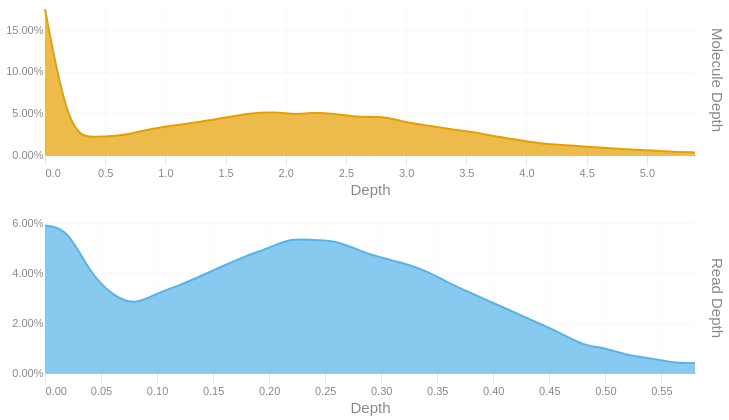

The cell this chart's notebook holds for it:
### Code cell
readdep = depth_hist(tb['Read Depth'], q99, 3)
readdep = readdep.with_columns(pl.lit('Read Depth').alias('Metric'))
if not SKIPLR:
    moldep = depth_hist(tb['Molecule Depth'], mol_q99, 1)
    moldep = moldep.with_columns(pl.lit('Molecule Depth').alias('Metric'))
    _hist = pl.concat([readdep, moldep])
    _hist = _hist.filter(pl.col('Proportion') != 0)
    with SafeRender(_hist):
        (
            alt.Chart(_hist)        
            .mark_area(interpolate = "basis")
            .encode(
                x=alt.X('Bin:Q').scale(domainMin=0).axis(alt.Axis(title='Depth')),
                y = alt.Y('Proportion:Q', title = None).axis(format = '.2%'),
                color = alt.Color('Metric:N').legend(None),
                row = alt.Row("Metric:N").header(title = None, labelOrient = 'right'),
                tooltip = [
                    alt.Tooltip("Metric:N", title = "Metric"),
                    alt.Tooltip('Interval:N', title = "Depth Interval"),
                    alt.Tooltip('Proportion:Q', title = "% Alignments").format('.2%')
                ]
            )
            .resolve_scale(x='independent', y='independent')
            .properties(
                height = 150, width = 650,
                usermeta={'embedOptions': {'downloadFileName': f'{samplename}.depth.hist'}}
            )
        ).display()
else:
    readdep = readdep.filter(pl.col('Proportion') != 0)
    with SafeRender(readdep):
        (
            alt.Chart(readdep)        
            .mark_area(interpolate = "basis")
            .encode(
                x=alt.X('Bin:Q').scale(domainMin=0).axis(alt.Axis(title='Depth')),
                y = alt.Y('Proportion:Q', title = None).axis(format = '.2%'),
                tooltip = [
                    alt.Tooltip('Interval:N', title = "Depth Interval"),
                    alt.Tooltip('Proportion:Q', title = "% Alignments").format('.2%')
                ]
            )
            .properties(
                usermeta={'embedOptions': {'downloadFileName': f'{samplename}.depth.hist'}}
            )
        ).display()

### Figure 1 — Vega-Lite specification as saved in the notebook (floating-point values rounded to 4 significant figures)
{"width": 650, "height": 150, "config": {"title": {"anchor": "start", "dy": -15, "fontSize": 18, "color": "#888888", "subtitleColor": "#888888", "subtitleFontSize": 14}, "arc": {"fill": "#0072B2"}, "axis": {"domainColor": "#888888", "domainWidth": 0.5, "gridWidth": 0.2, "grid": false, "titleFontWeight": 400, "titleFontSize": 15, "labelFontSize": 11, "labelColor": "#888888", "tickColor": "#888888", "tickWidth": 0.2, "titleColor": "#888888"}, "axisBand": {"grid": false}, "axisX": {"grid": true, "tickSize": 10, "domainCap": "round"}, "axisY": {"domain": false, "grid": true, "tickSize": 0, "domainCap": "round"}, "background": "transparent", "header": {"labelFontSize": 15, "labelColor": "#888888", "titleFontSize": 15, "titleFontWeight": 600, "titleColor": "#888888"}, "legend": {"labelFont": "sans-serif", "labelFontSize": 12, "labelColor": "#888888", "symbolSize": 100, "symbolType": "circle", "titleFontSize": 12, "titlePadding": 10, "titleColor": "#888888", "title": null}, "range": {"category": ["#E69F00", "#56B4E9", "#009E73", "#F0E442", "#0072B2", "#D55E00", "#CC79A7", "#000000"], "diverging": ["#cfe8f3", "#a2d4ec", "#73bfe2", "#46abdb", "#1696d2", "#12719e"]}, "area": {"fill": "#0072B2", "fillOpacity": 0.7, "line": true, "strokeOpacity": 0.7}, "line": {"color": "#0072B2", "stroke": "#0072B2", "strokeWidth": 2}, "trail": {"color": "#0072B2", "stroke": "#0072B2", "strokeWidth": 0, "size": 1}, "point": {"filled": true, "fillOpacity": 1.0, "size": 95}, "text": {"color": "#888888", "fontSize": 11, "align": "right", "fontWeight": 400, "size": 11}, "bar": {"fill": "#0072B2", "stroke": null}, "view": {"stroke": null, "continuousWidth": 660, "continuousHeight": 400}}, "data": {"name": "data-18694e99fd35037895ccd3278788f48b"}, "mark": {"type": "area", "interpolate": "basis"}, "encoding": {"color": {"field": "Metric", "legend": null, "type": "nominal"}, "row": {"field": "Metric", "header": {"title": null, "labelOrient": "right"}, "type": "nominal"}, "tooltip": [{"field": "Metric", "title": "Metric", "type": "nominal"}, {"field": "Interval", "title": "Depth Interval", "type": "nominal"}, {"field": "Proportion", "format": ".2%", "title": "% Alignments", "type": "quantitative"}], "x": {"axis": {"title": "Depth"}, "field": "Bin", "scale": {"domainMin": 0}, "type": "quantitative"}, "y": {"axis": {"format": ".2%"}, "field": "Proportion", "title": null, "type": "quantitative"}}, "resolve": {"scale": {"x": "independent", "y": "independent"}}, "usermeta": {"embedOptions": {"downloadFileName": "TF26LRJL0067_50B_L_10484332_23Y22YLT4_L7.depth.hist"}}, "$schema": "https://vega.github.io/schema/vega-lite/v6.4.1.json", "datasets": {"data-18694e99fd35037895ccd3278788f48b": [{"Bin": 0.0, "Interval": "0.0-0.02", "Proportion": 0.059, "Metric": "Read Depth"}, {"Bin": 0.02, "Interval": "0.02-0.04", "Proportion": 0.058, "Metric": "Read Depth"}, {"Bin": 0.04, "Interval": "0.04-0.06", "Proportion": 0.04, "Metric": "Read Depth"}, {"Bin": 0.06, "Interval": "0.06-0.08", "Proportion": 0.031, "Metric": "Read Depth"}, {"Bin": 0.08, "Interval": "0.08-0.1", "Proportion": 0.027, "Metric": "Read Depth"}, {"Bin": 0.1, "Interval": "0.1-0.12", "Proportion": 0.032, "Metric": "Read Depth"}, {"Bin": 0.12, "Interval": "0.12-0.14", "Proportion": 0.035, "Metric": "Read Depth"}, {"Bin": 0.14, "Interval": "0.14-0.16", "Proportion": 0.039, "Metric": "Read Depth"}, {"Bin": 0.16, "Interval": "0.16-0.18", "Proportion": 0.043, "Metric": "Read Depth"}, {"Bin": 0.18, "Interval": "0.18-0.2", "Proportion": 0.047, "Metric": "Read Depth"}, {"Bin": 0.2, "Interval": "0.2-0.22", "Proportion": 0.05, "Metric": "Read Depth"}, {"Bin": 0.22, "Interval": "0.22-0.24", "Proportion": 0.054, "Metric": "Read Depth"}, {"Bin": 0.24, "Interval": "0.24-0.26", "Proportion": 0.053, "Metric": "Read Depth"}, {"Bin": 0.26, "Interval": "0.26-0.28", "Proportion": 0.053, "Metric": "Read Depth"}, {"Bin": 0.28, "Interval": "0.28-0.3", "Proportion": 0.049, "Metric": "Read Depth"}, {"Bin": 0.3, "Interval": "0.3-0.32", "Proportion": 0.046, "Metric": "Read Depth"}, {"Bin": 0.32, "Interval": "0.32-0.34", "Proportion": 0.044, "Metric": "Read Depth"}, {"Bin": 0.34, "Interval": "0.34-0.36", "Proportion": 0.041, "Metric": "Read Depth"}, {"Bin": 0.36, "Interval": "0.36-0.38", "Proportion": 0.036, "Metric": "Read Depth"}, {"Bin": 0.38, "Interval": "0.38-0.4", "Proportion": 0.032, "Metric": "Read Depth"}, {"Bin": 0.4, "Interval": "0.4-0.42", "Proportion": 0.028, "Metric": "Read Depth"}, {"Bin": 0.42, "Interval": "0.42-0.44", "Proportion": 0.024, "Metric": "Read Depth"}, {"Bin": 0.44, "Interval": "0.44-0.46", "Proportion": 0.02, "Metric": "Read Depth"}, {"Bin": 0.46, "Interval": "0.46-0.48", "Proportion": 0.016, "Metric": "Read Depth"}, {"Bin": 0.48, "Interval": "0.48-0.5", "Proportion": 0.011, "Metric": "Read Depth"}, {"Bin": 0.5, "Interval": "0.5-0.52", "Proportion": 0.01, "Metric": "Read Depth"}, {"Bin": 0.52, "Interval": "0.52-0.54", "Proportion": 0.007, "Metric": "Read Depth"}, {"Bin": 0.54, "Interval": "0.54-0.56", "Proportion": 0.006, "Metric": "Read Depth"}, {"Bin": 0.56, "Interval": "0.56-0.58", "Proportion": 0.004, "Metric": "Read Depth"}, {"Bin": 0.58, "Interval": "0.58-0.6", "Proportion": 0.004, "Metric": "Read Depth"}, {"Bin": 0.0, "Interval": "0.0-0.2", "Proportion": 0.175, "Metric": "Molecule Depth"}, {"Bin": 0.2, "Interval": "0.2-0.4", "Proportion": 0.024, "Metric": "Molecule Depth"}, {"Bin": 0.4, "Interval": "0.4-0.6", "Proportion": 0.021, "Metric": "Molecule Depth"}, {"Bin": 0.6, "Interval": "0.6-0.7", "Proportion": 0.023, "Metric": "Molecule Depth"}, {"Bin": 0.7, "Interval": "0.7-0.9", "Proportion": 0.025, "Metric": "Molecule Depth"}, {"Bin": 0.9, "Interval": "0.9-1.1", "Proportion": 0.032, "Metric": "Molecule Depth"}, {"Bin": 1.1, "Interval": "1.1-1.3", "Proportion": 0.036, "Metric": "Molecule Depth"}, {"Bin": 1.3, "Interval": "1.3-1.5", "Proportion": 0.04, "Metric": "Molecule Depth"}, {"Bin": 1.5, "Interval": "1.5-1.7", "Proportion": 0.045, "Metric": "Molecule Depth"}, {"Bin": 1.7, "Interval": "1.7-1.9", "Proportion": 0.05, "Metric": "Molecule Depth"}, {"Bin": 1.9, "Interval": "1.9-2.1", "Proportion": 0.052, "Metric": "Molecule Depth"}, {"Bin": 2.1, "Interval": "2.1-2.2", "Proportion": 0.048, "Metric": "Molecule Depth"}, {"Bin": 2.2, "Interval": "2.2-2.4", "Proportion": 0.051, "Metric": "Molecule Depth"}, {"Bin": 2.4, "Interval": "2.4-2.6", "Proportion": 0.05, "Metric": "Molecule Depth"}, {"Bin": 2.6, "Interval": "2.6-2.8", "Proportion": 0.045, "Metric": "Molecule Depth"}, {"Bin": 2.8, "Interval": "2.8-3.0", "Proportion": 0.047, "Metric": "Molecule Depth"}, {"Bin": 3.0, "Interval": "3.0-3.2", "Proportion": 0.039, "Metric": "Molecule Depth"}, {"Bin": 3.2, "Interval": "3.2-3.4", "Proportion": 0.035, "Metric": "Molecule Depth"}, {"Bin": 3.4, "Interval": "3.4-3.6", "Proportion": 0.03, "Metric": "Molecule Depth"}, {"Bin": 3.6, "Interval": "3.6-3.7", "Proportion": 0.027, "Metric": "Molecule Depth"}, {"Bin": 3.7, "Interval": "3.7-3.9", "Proportion": 0.023, "Metric": "Molecule Depth"}, {"Bin": 3.9, "Interval": "3.9-4.1", "Proportion": 0.019, "Metric": "Molecule Depth"}, {"Bin": 4.1, "Interval": "4.1-4.3", "Proportion": 0.014, "Metric": "Molecule Depth"}, {"Bin": 4.3, "Interval": "4.3-4.5", "Proportion": 0.012, "Metric": "Molecule Depth"}, {"Bin": 4.5, "Interval": "4.5-4.7", "Proportion": 0.01, "Metric": "Molecule Depth"}, {"Bin": 4.7, "Interval": "4.7-4.9", "Proportion": 0.008, "Metric": "Molecule Depth"}, {"Bin": 4.9, "Interval": "4.9-5.1", "Proportion": 0.006, "Metric": "Molecule Depth"}, {"Bin": 5.1, "Interval": "5.1-5.2", "Proportion": 0.005, "Metric": "Molecule Depth"}, {"Bin": 5.2, "Interval": "5.2-5.4", "Proportion": 0.004, "Metric": "Molecule Depth"}, {"Bin": 5.4, "Interval": "5.4-5.62", "Proportion": 0.003, "Metric": "Molecule Depth"}]}}
